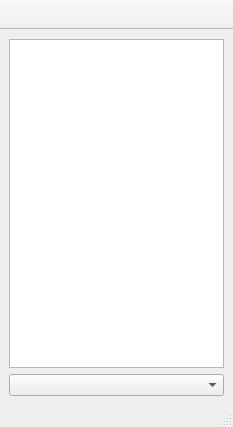
<ui version="4.0" >
 <class>form_MainWindow</class>
 <widget class="QMainWindow" name="form_MainWindow" >
  <property name="geometry" >
   <rect>
    <x>0</x>
    <y>0</y>
    <width>233</width>
    <height>427</height>
   </rect>
  </property>
  <property name="windowTitle" >
   <string>I2PChat</string>
  </property>
  <property name="windowIcon" >
   <iconset resource="resourcen.qrc" >:/icons/userblue24.png</iconset>
  </property>
  <widget class="QWidget" name="centralwidget" >
   <layout class="QGridLayout" >
    <property name="margin" >
     <number>9</number>
    </property>
    <property name="spacing" >
     <number>6</number>
    </property>
    <item row="1" column="0" >
     <widget class="QComboBox" name="comboBox" >
      <property name="insertPolicy" >
       <enum>QComboBox::NoInsert</enum>
      </property>
     </widget>
    </item>
    <item row="0" column="0" >
     <widget class="QListWidget" name="listWidget" >
      <property name="contextMenuPolicy" >
       <enum>Qt::CustomContextMenu</enum>
      </property>
      <property name="editTriggers" >
       <set>QAbstractItemView::AllEditTriggers</set>
      </property>
     </widget>
    </item>
   </layout>
  </widget>
  <widget class="QStatusBar" name="statusbar" />
  <widget class="QToolBar" name="toolBar" >
   <property name="minimumSize" >
    <size>
     <width>21</width>
     <height>30</height>
    </size>
   </property>
   <property name="movable" >
    <bool>false</bool>
   </property>
   <property name="orientation" >
    <enum>Qt::Horizontal</enum>
   </property>
   <attribute name="toolBarArea" >
    <number>4</number>
   </attribute>
  </widget>
 </widget>
 <resources>
  <include location="resourcen.qrc" />
 </resources>
 <connections/>
</ui>
